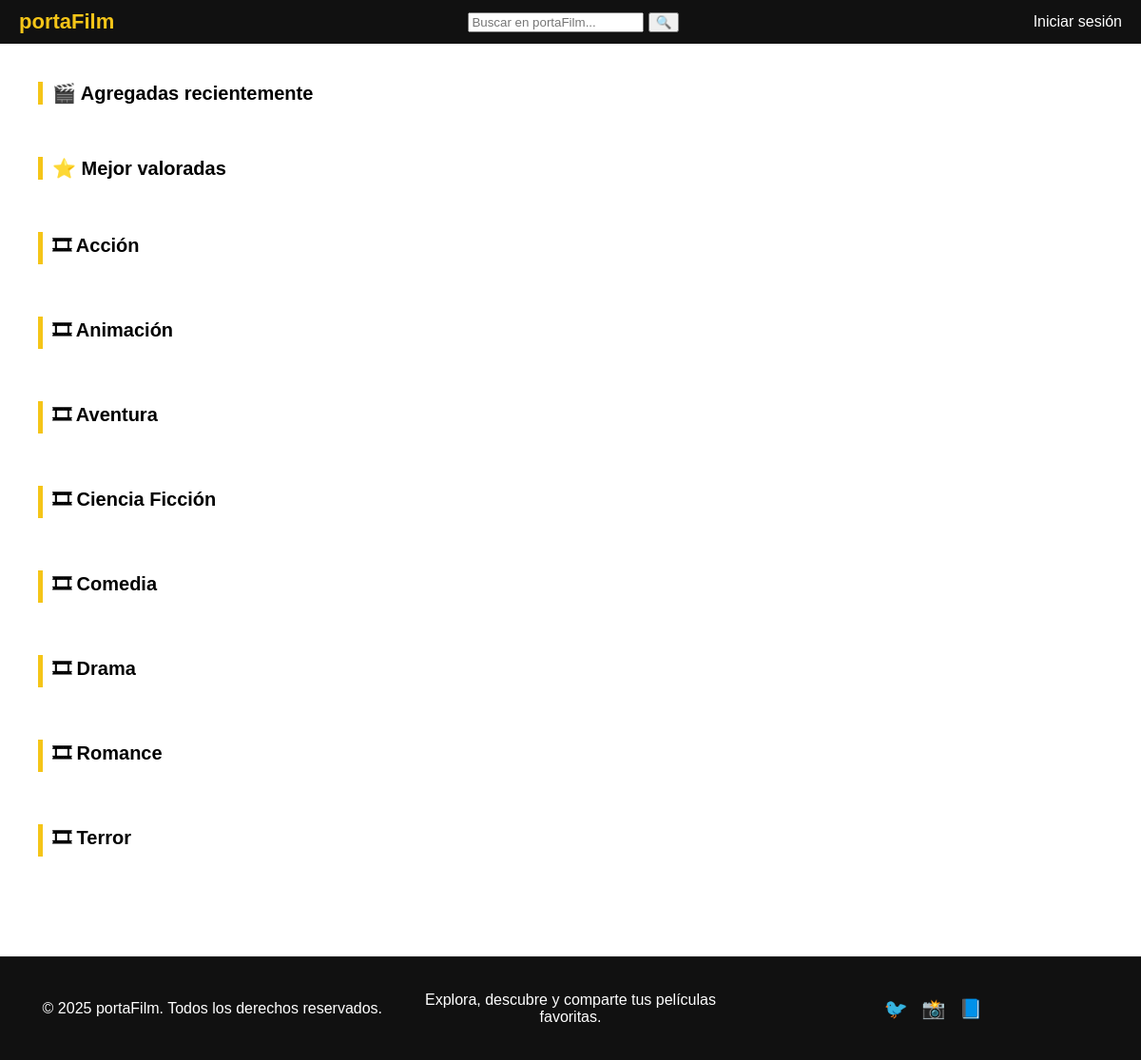
Page /pages/home.php on the committed database.
### tables this page shows
CREATE TABLE `generos` (
  `id` int(11) NOT NULL,
  `nombre` varchar(50) NOT NULL
);

### pages/home.php (the view, shortened to what this page needs)
<?php
include '../config/db.php';
$gStmt   = $conn->query("SELECT id,nombre FROM generos ORDER BY nombre");
$generos = $gStmt->fetchAll(PDO::FETCH_ASSOC);
include '../includes/header.php';
?>
<div class="page-content">
  <section class="movie-section">
  <h2>🎬 Agregadas recientemente</h2>
</section>
<section class="movie-section">
  <h2>⭐ Mejor valoradas</h2>
</section>
<?php foreach($generos as $g): ?>
  <section class="movie-section">
    <h2>🎞 <?=htmlspecialchars($g['nombre'])?></h2>
  </section>
<?php endforeach; ?>
</div>
<?php include '../includes/footer.php'; ?>

### assets/css/style.css (style rules this page uses)
body { font-family: Arial, sans-serif; margin: 0; padding: 0; }
body { min-height: 100vh; display: flex; flex-direction: column; }
.page-content { flex: 1; }
.movie-section { margin: 40px; }
.movie-section h2 { color: black; font-size: 20px; margin-bottom: 15px; border-left: 5px solid #f5c518; padding-left: 10px; }

### rows in the picture
generos: nombre "Acción"
generos: nombre "Animación"
generos: nombre "Aventura"
generos: nombre "Ciencia Ficción"
generos: nombre "Comedia"
generos: nombre "Drama"
generos: nombre "Romance"
generos: nombre "Terror"
